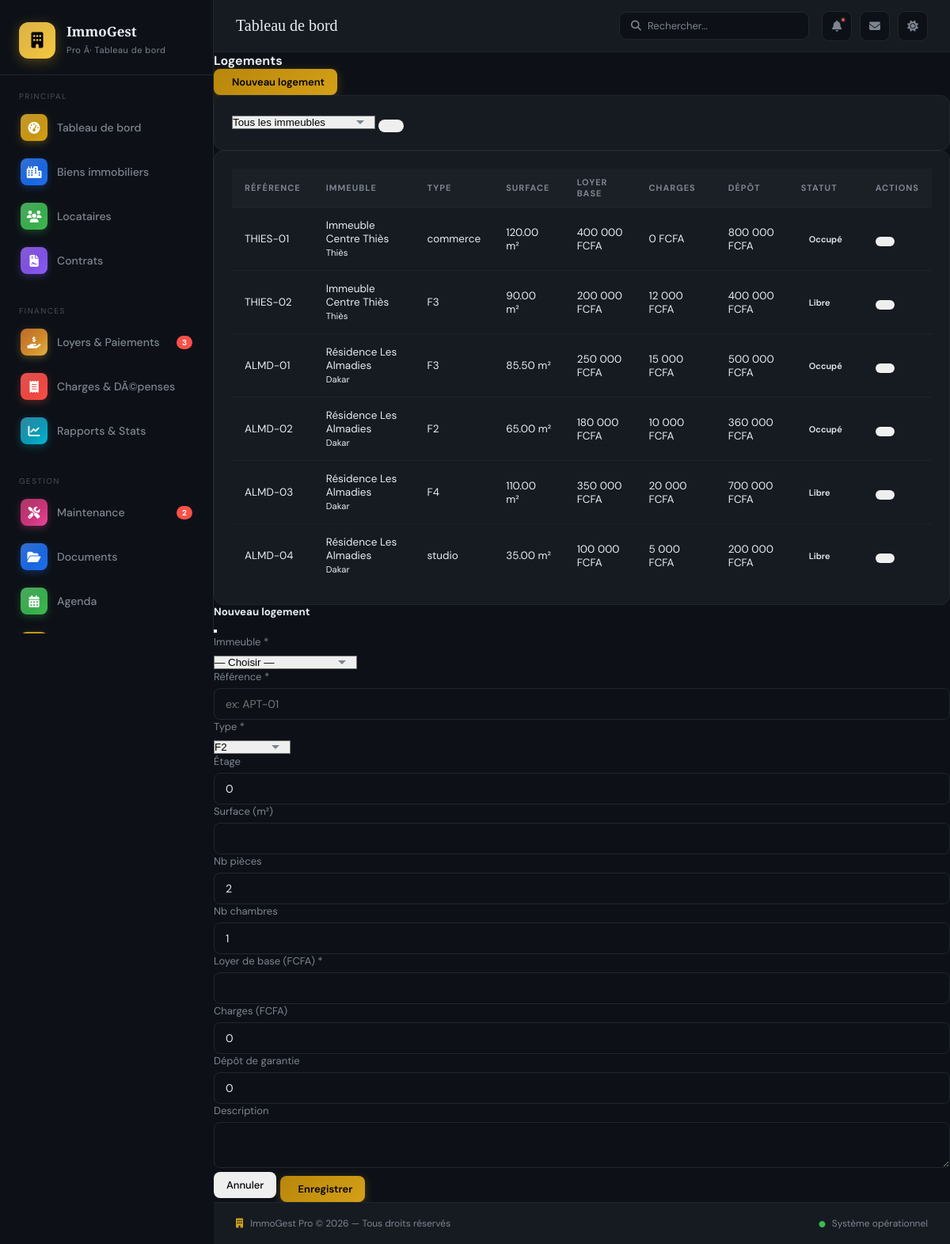
The app's page /pages/logements.php (signed in) with its own data.
### tables this page shows
CREATE TABLE IF NOT EXISTS logements (
    id INT AUTO_INCREMENT PRIMARY KEY,
    immeuble_id INT NOT NULL,
    reference VARCHAR(50) NOT NULL,
    type ENUM('studio','F1','F2','F3','F4','F5+','commerce','bureau','parking') DEFAULT 'F2',
    etage INT DEFAULT 0,
    surface DECIMAL(8,2),
    nb_pieces INT DEFAULT 1,
    nb_chambres INT DEFAULT 1,
    loyer_base DECIMAL(10,2) NOT NULL,
    charges DECIMAL(10,2) DEFAULT 0.00,
    depot_garantie DECIMAL(10,2) DEFAULT 0.00,
    statut ENUM('libre','occupe','travaux','indisponible') DEFAULT 'libre',
    description TEXT,
    equipements TEXT,
    photo VARCHAR(255),
    created_at TIMESTAMP DEFAULT CURRENT_TIMESTAMP,
    updated_at TIMESTAMP DEFAULT CURRENT_TIMESTAMP ON UPDATE CURRENT_TIMESTAMP,
    FOREIGN KEY (immeuble_id) REFERENCES immeubles(id) ON DELETE CASCADE
);

CREATE TABLE IF NOT EXISTS immeubles (
    id INT AUTO_INCREMENT PRIMARY KEY,
    proprietaire_id INT NOT NULL,
    nom VARCHAR(150) NOT NULL,
    adresse TEXT NOT NULL,
    ville VARCHAR(100) NOT NULL,
    code_postal VARCHAR(10),
    pays VARCHAR(60) DEFAULT 'Sénégal',
    type ENUM('appartements','maisons','commerces','mixte') DEFAULT 'appartements',
    nb_unites INT DEFAULT 1,
    description TEXT,
    photo VARCHAR(255),
    created_at TIMESTAMP DEFAULT CURRENT_TIMESTAMP,
    updated_at TIMESTAMP DEFAULT CURRENT_TIMESTAMP ON UPDATE CURRENT_TIMESTAMP,
    FOREIGN KEY (proprietaire_id) REFERENCES proprietaires(id) ON DELETE CASCADE
);

### pages/logements.php (the view, shortened to what this page needs)
<?php
require_once __DIR__ . '/../config/app.php';
$db = getDB();
$imbFilter = (int)($_GET['immeuble_id'] ?? 0);
$where  = $imbFilter ? "WHERE lg.immeuble_id = $imbFilter" : "";
$logements = $db->query("
    SELECT lg.*, i.nom AS immeuble_nom, i.ville
    FROM logements lg JOIN immeubles i ON lg.immeuble_id = i.id
    $where ORDER BY i.nom, lg.reference
")->fetchAll();
?>
<?php include __DIR__ . '/../includes/header.php'; ?>
<div class="d-flex justify-content-between align-items-center mb-4">
  <h4 class="fw-bold mb-0"><i class="bi bi-door-open me-2 text-primary"></i>Logements</h4>
  <button class="btn btn-primary" data-bs-toggle="modal" data-bs-target="#modalLogement">
    <i class="bi bi-plus-lg me-1"></i>Nouveau logement
  </button>
</div>
<div class="card border-0 shadow-sm mb-4">
  <div class="card-body py-2">
    <form method="GET" class="d-flex gap-2">
      <select name="immeuble_id" class="form-select">
        <option value="">Tous les immeubles</option>
      </select>
      <button class="btn btn-outline-primary"><i class="bi bi-funnel"></i></button>
    </form>
  </div>
</div>
<div class="card border-0 shadow-sm">
  <div class="card-body p-0">
    <div class="table-responsive">
      <table class="table table-hover align-middle mb-0">
        <thead class="table-light">
          <tr><th>Référence</th><th>Immeuble</th><th>Type</th><th>Surface</th><th>Loyer base</th><th>Charges</th><th>Dépôt</th><th>Statut</th><th>Actions</th></tr>
        </thead>
        <tbody>
        <?php foreach ($logements as $lg): ?>
        <tr>
          <td class="fw-bold"><?= htmlspecialchars($lg['reference']) ?></td>
          <td>
            <div><?= htmlspecialchars($lg['immeuble_nom']) ?></div>
            <small class="text-muted"><?= htmlspecialchars($lg['ville']) ?></small>
          </td>
          <td><?= htmlspecialchars($lg['type']) ?></td>
          <td><?= $lg['surface'] ? $lg['surface'] . ' m²' : '-' ?></td>
          <td class="fw-semibold"><?= formatMontant($lg['loyer_base']) ?></td>
          <td><?= formatMontant($lg['charges']) ?></td>
          <td><?= formatMontant($lg['depot_garantie']) ?></td>
          <td><?= badgeStatut($lg['statut']) ?></td>
          <td>
            <form method="POST" class="d-inline" onsubmit="return confirm('Supprimer ce logement ?')">
              <button class="btn btn-sm btn-outline-danger"><i class="bi bi-trash"></i></button>
            </form>
          </td>
        </tr>
        <?php endforeach; ?>
        </tbody>
      </table>
    </div>
  </div>
</div>
<div class="modal fade" id="modalLogement" tabindex="-1">
  <div class="modal-dialog modal-lg">
    <div class="modal-content">
      <form method="POST">
        <div class="modal-header">
          <h5 class="modal-title fw-bold"><i class="bi bi-door-open me-2"></i>Nouveau logement</h5>
          <button type="button" class="btn-close" data-bs-dismiss="modal"></button>
        </div>
        <div class="modal-body">
          <div class="row g-3">
            <div class="col-md-6">
              <label class="form-label">Immeuble *</label>
              <select name="immeuble_id" class="form-select" required>
                <option value="">— Choisir —</option>
              </select>
            </div>
            <div class="col-md-3">
              <label class="form-label">Référence *</label>
              <input type="text" name="reference" class="form-control" required placeholder="ex: APT-01">
            </div>
            <div class="col-md-3">
              <label class="form-label">Type *</label>
              <select name="type" class="form-select">
                <option>studio</option><option selected>F2</option><option>F3</option><option>F4</option><option>F5+</option><option>commerce</option><option>bureau</option><option>parking</option>
              </select>
            </div>
            <div class="col-md-3"><label class="form-label">Étage</label><input type="number" name="etage" class="form-control" value="0" min="0"></div>
            <div class="col-md-3"><label class="form-label">Surface (m²)</label><input type="number" name="surface" class="form-control" step="0.01"></div>
            <div class="col-md-3"><label class="form-label">Nb pièces</label><input type="number" name="nb_pieces" class="form-control" value="2" min="1"></div>
            <div class="col-md-3"><label class="form-label">Nb chambres</label><input type="number" name="nb_chambres" class="form-control" value="1" min="0"></div>
            <div class="col-md-4"><label class="form-label">Loyer de base (FCFA) *</label><input type="number" name="loyer_base" class="form-control" required></div>
            <div class="col-md-4"><label class="form-label">Charges (FCFA)</label><input type="number" name="charges" class="form-control" value="0"></div>
            <div class="col-md-4"><label class="form-label">Dépôt de garantie</label><input type="number" name="depot_garantie" class="form-control" value="0"></div>
            <div class="col-12"><label class="form-label">Description</label><textarea name="description" class="form-control" rows="2"></textarea></div>
          </div>
        </div>
        <div class="modal-footer">
          <button type="button" class="btn btn-secondary" data-bs-dismiss="modal">Annuler</button>
          <button type="submit" class="btn btn-primary"><i class="bi bi-save me-1"></i>Enregistrer</button>
        </div>
      </form>
    </div>
  </div>
</div>
<?php include __DIR__ . '/../includes/footer.php'; ?>

### includes/header.php (shortened to what this page needs)
<?php
$current_page = basename($_SERVER['PHP_SELF'], '.php');
?>
<!DOCTYPE html>
<html lang="fr">
<head>
  <link rel="stylesheet" href="https://cdnjs.cloudflare.com/ajax/libs/font-awesome/6.5.1/css/all.min.css">
  <link rel="stylesheet" href="../assets/css/style.css">
</head>
<body>
<aside class="sidebar">
  <div class="sidebar-logo">
    <div class="logo-icon-wrap">
      <i class="fa-solid fa-building" style="color:#000; font-size:20px; position:relative; z-index:1;"></i>
    </div>
    <div class="logo-text">
      <h2>ImmoGest</h2>
      <span>Pro Â· Tableau de bord</span>
    </div>
  </div>
  <div class="nav-section">
    <p class="nav-label">Principal</p>
    <a href="dashboard.php" class="nav-item <?= $current_page=='dashboard'?'active':'' ?>">
      <span class="nav-icon icon-gold">
        <i class="fa-solid fa-gauge-high" style="color:#fff;"></i>
      </span>
      Tableau de bord
    </a>
    <a href="biens.php" class="nav-item <?= $current_page=='biens'?'active':'' ?>">
      <span class="nav-icon icon-blue">
        <i class="fa-solid fa-city" style="color:#fff;"></i>
      </span>
      Biens immobiliers
    </a>
    <a href="locataires.php" class="nav-item <?= $current_page=='locataires'?'active':'' ?>">
      <span class="nav-icon icon-green">
        <i class="fa-solid fa-users" style="color:#fff;"></i>
      </span>
      Locataires
    </a>
    <a href="contrats.php" class="nav-item <?= $current_page=='contrats'?'active':'' ?>">
      <span class="nav-icon icon-purple">
        <i class="fa-solid fa-file-contract" style="color:#fff;"></i>
      </span>
      Contrats
    </a>
  </div>
  <div class="nav-section">
    <p class="nav-label">Finances</p>
    <a href="loyers.php" class="nav-item <?= $current_page=='loyers'?'active':'' ?>">
      <span class="nav-icon icon-orange">
        <i class="fa-solid fa-hand-holding-dollar" style="color:#fff;"></i>
      </span>
      Loyers & Paiements
      <span class="nav-badge">3</span>
    </a>
    <a href="charges.php" class="nav-item <?= $current_page=='charges'?'active':'' ?>">
      <span class="nav-icon icon-red">
        <i class="fa-solid fa-receipt" style="color:#fff;"></i>
      </span>
      Charges & DÃ©penses
    </a>
    <a href="rapports.php" class="nav-item <?= $current_page=='rapports'?'active':'' ?>">
      <span class="nav-icon icon-teal">
        <i class="fa-solid fa-chart-line" style="color:#fff;"></i>
      </span>
      Rapports & Stats
    </a>
  </div>
  <div class="nav-section">
    <p class="nav-label">Gestion</p>
    <a href="maintenances.php" class="nav-item <?= $current_page=='maintenances'?'active':'' ?>">
      <span class="nav-icon icon-pink">
        <i class="fa-solid fa-screwdriver-wrench" style="color:#fff;"></i>
      </span>
      Maintenance
      <span class="nav-badge">2</span>
    </a>
    <a href="documents.php" class="nav-item <?= $current_page=='documents'?'active':'' ?>">
      <span class="nav-icon icon-blue">
        <i class="fa-solid fa-folder-open" style="color:#fff;"></i>
      </span>
      Documents
    </a>
    <a href="agenda.php" class="nav-item <?= $current_page=='agenda'?'active':'' ?>">
      <span class="nav-icon icon-green">
        <i class="fa-solid fa-calendar-days" style="color:#fff;"></i>
      </span>
      Agenda
    </a>
    <a href="parametres.php" class="nav-item <?= $current_page=='parametres'?'active':'' ?>">
      <span class="nav-icon icon-gold">
      </span>
    </a>
  </div>
</aside>
<div class="main">
<header class="topbar">
  <div class="topbar-title">
    <?= $page_title ?? 'Tableau de bord' ?>
  </div>
  <div class="search-box">
    <i class="fa-solid fa-magnifying-glass"></i>
    <input type="text" placeholder="Rechercher...">
  </div>
  <div class="topbar-actions">
    <button class="btn-icon" title="Notifications">
      <i class="fa-solid fa-bell"></i>
      <span class="notif-dot"></span>
    </button>
    <button class="btn-icon" title="Messages">
      <i class="fa-solid fa-envelope"></i>
    </button>
    <button class="btn-icon" id="toggleTheme" title="Mode clair/sombre" onclick="toggleTheme()"><i class="fa-solid fa-sun" id="themeIcon"></i></button>
  </div>
</header>

### config/app.php (shortened to what this page needs)
<?php
function formatMontant(float $montant, string $devise = 'FCFA'): string {
    return number_format($montant, 0, ',', ' ') . ' ' . $devise;
}
function badgeStatut(string $statut): string {
    $map = [
        'en_cours'   => ['success', 'En cours'],
        'resilie'    => ['danger', 'Résilié'],
        'expire'     => ['warning', 'Expiré'],
        'paye'       => ['success', 'Payé'],
        'retard'     => ['danger', 'Retard'],
        'partiel'    => ['warning', 'Partiel'],
        'en_attente' => ['secondary', 'En attente'],
        'libre'      => ['info', 'Libre'],
        'occupe'     => ['success', 'Occupé'],
        'travaux'    => ['warning', 'Travaux'],
        'actif'      => ['success', 'Actif'],
        'inactif'    => ['secondary', 'Inactif'],
        'liste_noire'=> ['dark', 'Liste noire'],
    ];
    $b = $map[$statut] ?? ['secondary', $statut];
    return "<span class='badge bg-{$b[0]}'>{$b[1]}</span>";
}

### includes/footer.php (shortened to what this page needs)
<footer style="padding:18px 28px; border-top:1px solid var(--border); display:flex; align-items:center; justify-content:space-between; background:var(--bg-card);">
  <span style="font-size:12px; color:var(--text-muted);">
    <i class="fa-solid fa-building" style="color:var(--accent-gold); margin-right:6px;"></i>
    ImmoGest Pro &copy; <?= date('Y') ?> — Tous droits réservés
  </span>
  <span style="font-size:12px; color:var(--text-muted);">
    <i class="fa-solid fa-circle" style="color:var(--accent-green); font-size:8px; margin-right:5px;"></i>
    Système opérationnel
  </span>
</footer>
</div>
</body>
</html>

### records on screen
logements: reference "THIES-01", immeuble.nom "Immeuble Centre Thiès", immeuble.ville "Thiès", type "commerce", surface "120.00", loyer_base "400 000 FCFA", charges "0 FCFA", depot_garantie "800 000 FCFA", statut "Occupé"
logements: reference "THIES-02", immeuble.nom "Immeuble Centre Thiès", immeuble.ville "Thiès", type "F3", surface "90.00", loyer_base "200 000 FCFA", charges "12 000 FCFA", depot_garantie "400 000 FCFA", statut "Libre"
logements: reference "ALMD-01", immeuble.nom "Résidence Les Almadies", immeuble.ville "Dakar", type "F3", surface "85.50", loyer_base "250 000 FCFA", charges "15 000 FCFA", depot_garantie "500 000 FCFA", statut "Occupé"
logements: reference "ALMD-02", immeuble.nom "Résidence Les Almadies", immeuble.ville "Dakar", type "F2", surface "65.00", loyer_base "180 000 FCFA", charges "10 000 FCFA", depot_garantie "360 000 FCFA", statut "Occupé"
logements: reference "ALMD-03", immeuble.nom "Résidence Les Almadies", immeuble.ville "Dakar", type "F4", surface "110.00", loyer_base "350 000 FCFA", charges "20 000 FCFA", depot_garantie "700 000 FCFA", statut "Libre"
logements: reference "ALMD-04", immeuble.nom "Résidence Les Almadies", immeuble.ville "Dakar", type "studio", surface "35.00", loyer_base "100 000 FCFA", charges "5 000 FCFA", depot_garantie "200 000 FCFA", statut "Libre"

### other values on screen
$page_title "Tableau de bord"
